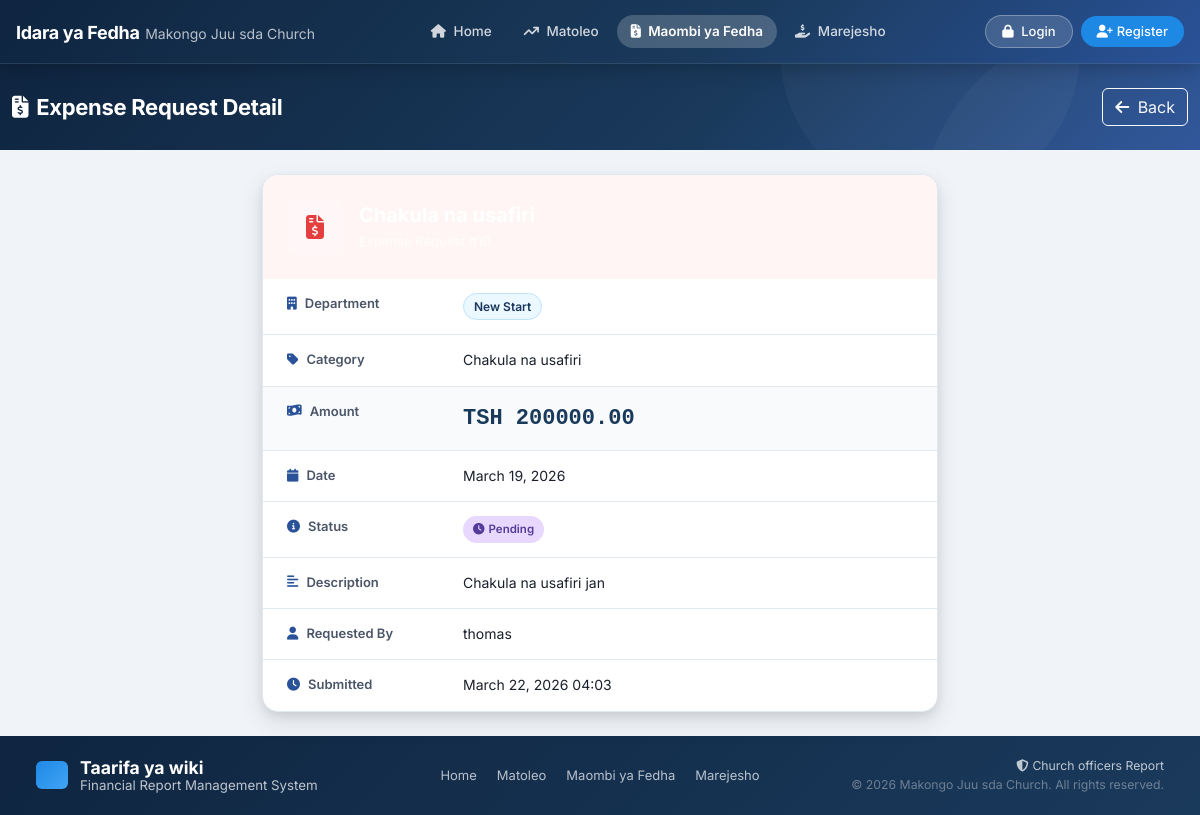
The app's page /expenses/10/detail/, older data.
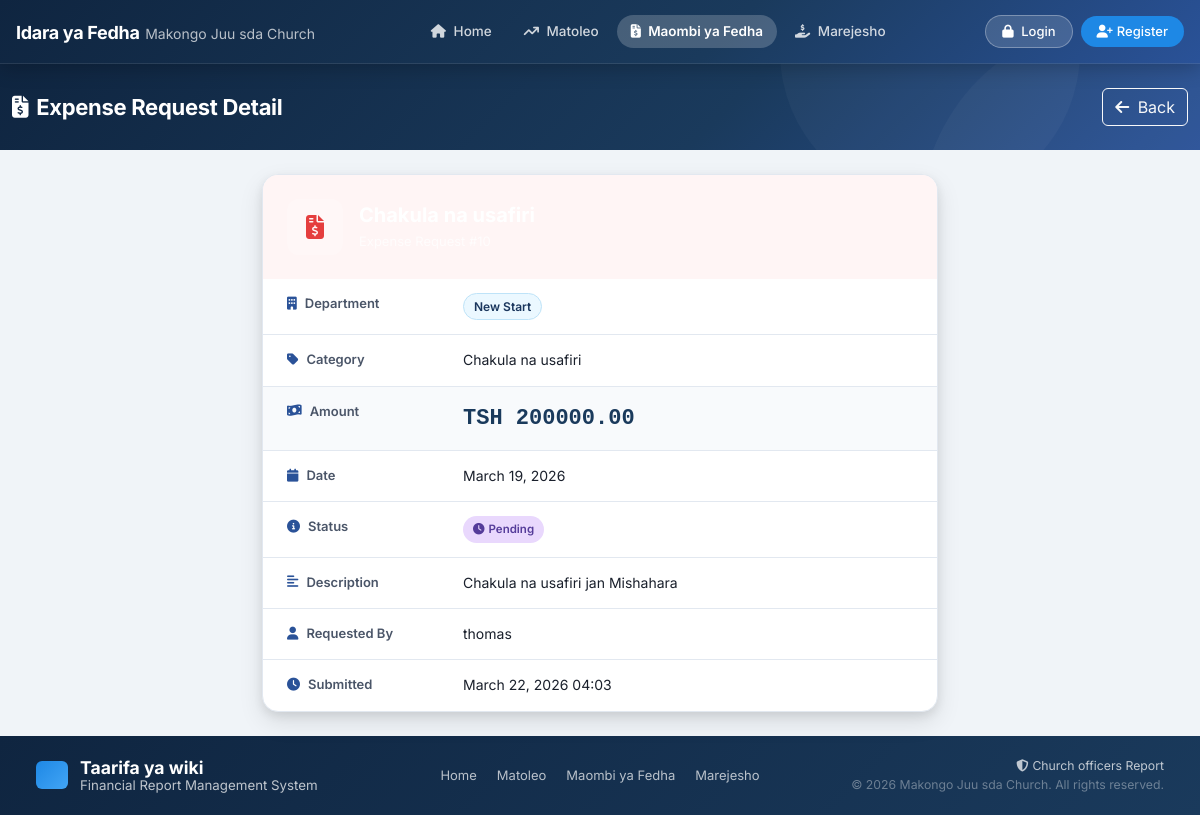
The same page, newer data.
### dashboard/models.py (models this page shows, shortened)
class ExpenseRequest(models.Model):
    department = models.CharField(max_length=50, choices=DEPARTMENT_CHOICES)
    category = models.CharField(max_length=200)
    amount = models.DecimalField(max_digits=20, decimal_places=2)
    description = models.TextField(blank=True)
    status = models.CharField(max_length=20, choices=STATUS_CHOICES_EXPENSE, default='pending')
    requested_by = models.ForeignKey(User, on_delete=models.SET_NULL, null=True, blank=True, related_name='expense_requests')
    reviewed_by = models.ForeignKey(User, on_delete=models.SET_NULL, null=True, blank=True, related_name='reviewed_expenses')
    date = models.DateField(default=timezone.now)
    created_at = models.DateTimeField(auto_now_add=True)
    updated_at = models.DateTimeField(auto_now=True)
    review_notes = models.TextField(blank=True)
    class Meta:
        ordering = ['-date', '-created_at']

### dashboard/views.py (the view)
# urls.py: path('expenses/<int:pk>/detail/', views.expense_detail, name='expense_detail'),
def expense_detail(request, pk):
    expense = get_object_or_404(ExpenseRequest, pk=pk)
    return render(request, 'dashboard/expense_detail.html', {'expense': expense, 'active_tab': 'expenses'})

### templates/dashboard/expense_detail.html (shortened to what the changed rows need)
{% extends 'base.html' %}
{% load static %}
{% block content %}
<div class="page-wrapper">
    <div class="page-header">
        <div class="container-fluid">
            <div class="row align-items-center">
                <div class="col">
                    <h1 class="page-title"><i class="fas fa-file-invoice-dollar me-2"></i>Expense Request Detail</h1>
                </div>
            </div>
        </div>
    </div>
    <div class="container-fluid py-4">
        <div class="row justify-content-center">
            <div class="col-lg-7">
                <div class="detail-card">
                    <div class="detail-card-body">
                        <div class="detail-row">
                            <span class="detail-value"><span class="dept-badge">{{ expense.get_department_display }}</span></span>
                        </div>
                        <div class="detail-row">
                            <span class="detail-label"><i class="fas fa-tag me-2"></i>Category</span>
                            <span class="detail-value">{{ expense.category }}</span>
                        </div>
                        <div class="detail-row highlight">
                            <span class="detail-label"><i class="fas fa-money-bill-wave me-2"></i>Amount</span>
                            <span class="detail-value amount-large">TSH {{ expense.amount|floatformat:2 }}</span>
                        </div>
                        <div class="detail-row">
                            <span class="detail-label"><i class="fas fa-calendar me-2"></i>Date</span>
                            <span class="detail-value">{{ expense.date|date:"F d, Y" }}</span>
                        </div>
                        {% if expense.description %}
                        <div class="detail-row">
                            <span class="detail-label"><i class="fas fa-align-left me-2"></i>Description</span>
                            <span class="detail-value">{{ expense.description }}</span>
                        </div>
                        {% endif %}
                        <div class="detail-row">
                            <span class="detail-label"><i class="fas fa-user me-2"></i>Requested By</span>
                            <span class="detail-value">{{ expense.requested_by.get_full_name|default:expense.requested_by.username|default:"System" }}</span>
                        </div>
                        <div class="detail-row">
                            <span class="detail-label"><i class="fas fa-clock me-2"></i>Submitted</span>
                            <span class="detail-value">{{ expense.created_at|date:"F d, Y H:i" }}</span>
                        </div>
                    </div>
                </div>
            </div>
        </div>
    </div>
</div>
{% endblock %}

Row changes from the older to the newer data that the page shows:
changed ExpenseRequest "Chakula na usafiri": description "Chakula na usafiri jan" → "Chakula na usafiri jan Mishahara"
